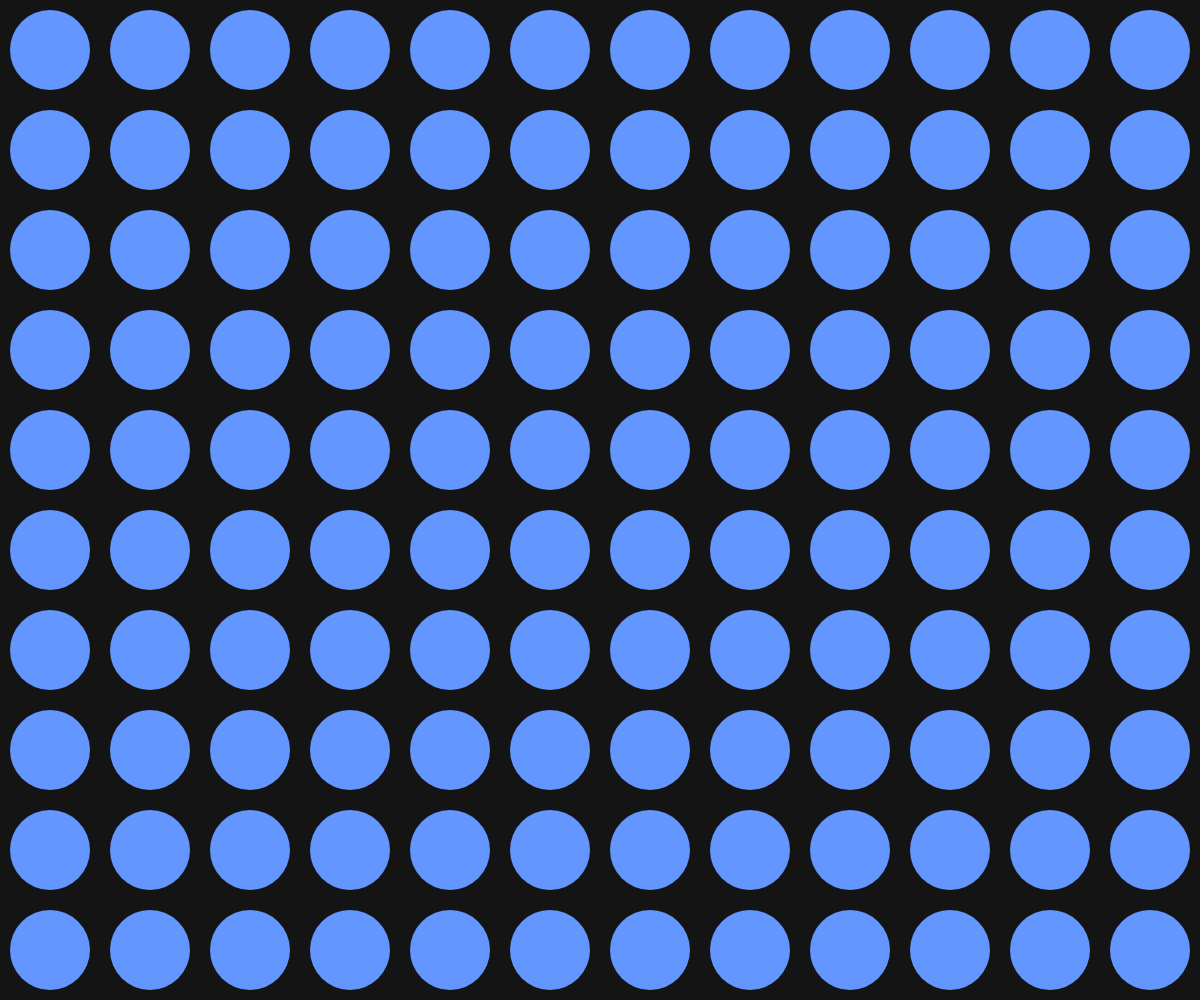
Frame 1 (no input)
Frame 60 (no input): identical to frame 1, image omitted
Frame 120 (the mouse pressed at the canvas centre since frame 60): identical to frame 1, image omitted

The p5.js sketch that drew this single still picture (run headless with seeded random() and noise() and a simulated clock; from frame 60 on, the mouse is pressed at the canvas centre):

// p5.js sketch
// ── sketch.js
let size = 100;

function setup() {
  createCanvas(innerWidth, innerHeight);
  noStroke();
  ellipseMode(CENTER);
}

function draw() {
  background(20);

  for (let y = 0; y < height; y += size) {
    for (let x = 0; x < width; x += size) {
      
      // center position of each circle
      let cx = x + size / 2;
      let cy = y + size / 2;
      
      // check distance from mouse
      let d = dist(mouseX, mouseY, cx, cy);
      
      // if mouse is near, change color and size
      if (d < size / 2) {
        fill(random(255), random(255), random(255)); // random color when hovered
        ellipse(cx, cy, size * 1.2);
      } else {
        fill(100, 150, 255); // default color
        ellipse(cx, cy, size * 0.8);
        noCursor()
      }
    }
  }
}
